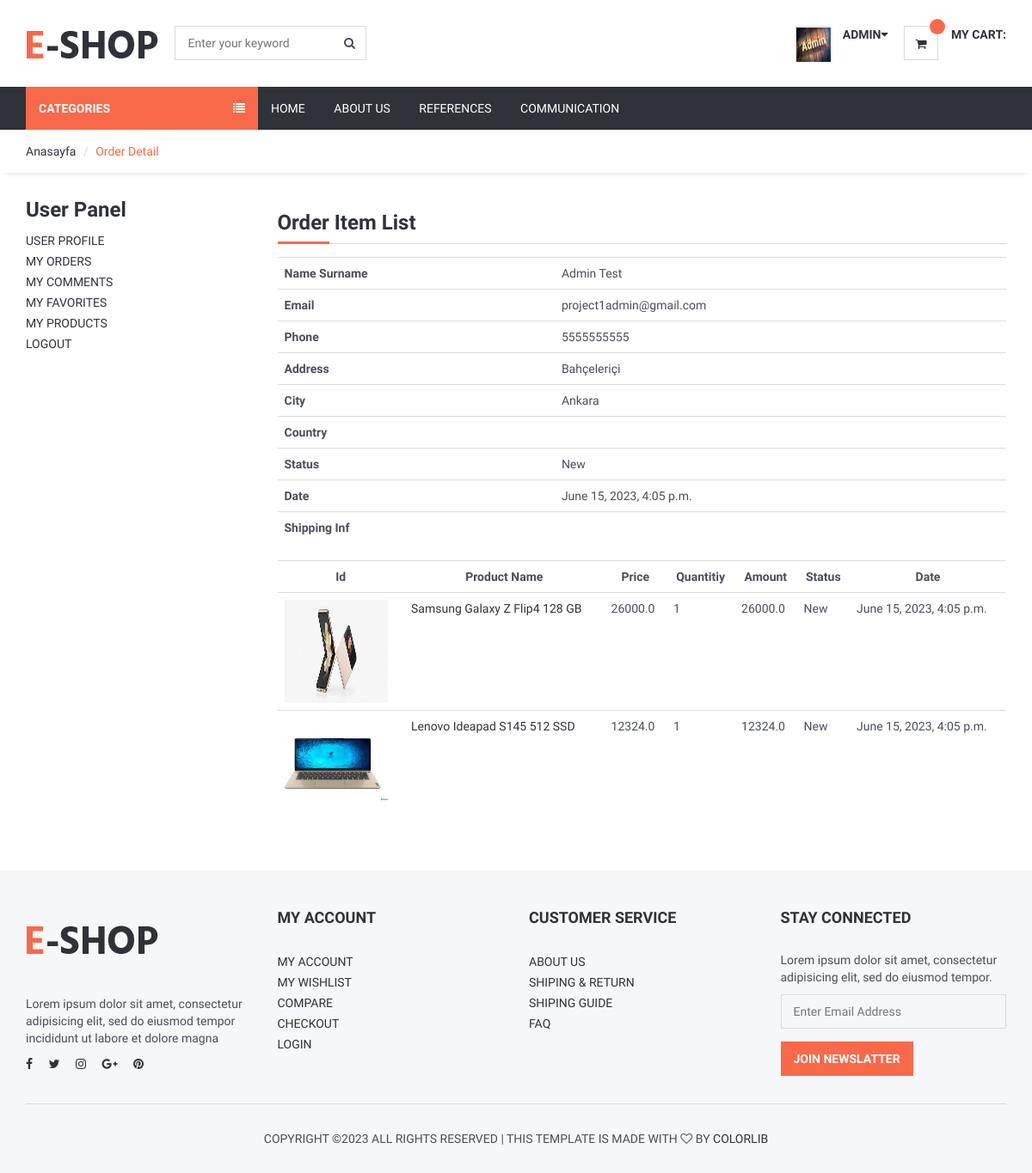
Page /user/orderdetail/21 (signed in) on the committed database.
### user/models.py (models this page shows, shortened)
class UserProfile(models.Model):
    user = models.OneToOneField(User, on_delete=models.CASCADE)
    phone = models.CharField(max_length=10, help_text='(5xx-xxx-xx-xx)')
    address = models.CharField(max_length=150)
    city = models.CharField(max_length=150)
    country = models.CharField(max_length=150)
    image = models.ImageField( upload_to='images/users/', default='images/users/defaultprofile.jpeg')
    def image_tag(self):
        return mark_safe('<img src="{}" height="50" width="50"/>'.format(self.image.url))
    image_tag.short_description = 'Image'

### order/models.py (models this page shows, shortened)
class Order(models.Model):
    STATUS = (
        ('New', 'New'),
        ('Accepted', 'Accepted'),
        ('Preaparing', 'Preaparing'),
        ('Onshipping', 'Onshipping'),
        ('Completed', 'Completed'),
        ('Canceled', 'Canceled'),
    )
    user = models.ForeignKey(User, on_delete=models.SET_NULL, null=True)
    code = models.CharField(max_length=5, editable=False)
    first_name = models.CharField(max_length=10)
    last_name = models.CharField(max_length=10)
    phone = models.CharField(blank=True, max_length=20)
    address = models.CharField(blank=True, max_length=150)
    city = models.CharField(blank=True, max_length=20)
    country = models.CharField(blank=True, max_length=20)
    total = models.FloatField()
    status = models.CharField(max_length=10, choices=STATUS, default='New')
    ip = models.CharField(blank=True, max_length=20)
    adminnote = models.CharField(blank=True, max_length=100)
    create_at = models.DateTimeField(auto_now_add=True)
    update_at = models.DateTimeField(auto_now=True)

class OrderProduct(models.Model):
    STATUS = (
        ('New', 'New'),
        ('Accepted', 'Accepted'),
        ('Canceled', 'Canceled'),
    )
    order = models.ForeignKey(Order, on_delete=models.CASCADE)
    user = models.ForeignKey(User, on_delete=models.CASCADE)
    product = models.ForeignKey(Product, on_delete=models.CASCADE)
    quantity = models.IntegerField()
    price = models.FloatField()
    amount = models.FloatField()
    status = models.CharField(max_length=10, choices=STATUS, default='New')
    create_at = models.DateTimeField(auto_now_add=True)
    update_at = models.DateTimeField(auto_now=True)

### product/models.py (models this page shows, shortened)
class Product(models.Model):
    STATUS = (
        ('true', 'evet'),
        ('false', 'hayır'),
    )
    category = models.ForeignKey(Category, on_delete=models.CASCADE)
    title = models.CharField(max_length=140)
    keywords = models.CharField(max_length=255)
    description = models.CharField(max_length=255)
    image = models.ImageField(blank=True,
                              upload_to='images/', default='images/resimyok.jpeg')
    price = models.DecimalField(max_digits=10, decimal_places=2)
    amount = models.IntegerField()
    detail = RichTextUploadingField()
    slug = AutoSlugField(populate_from='title')
    status = models.CharField(max_length=10, choices=STATUS)
    create_at = models.DateTimeField(auto_now_add=True)
    update_at = models.DateTimeField(auto_now=True)
    class Meta:
        verbose_name = 'product'
        verbose_name_plural = 'products'
    def image_tag(self):
        return mark_safe('<img src="{}" height="50" width="50"/>'.format(self.image.url))
    image_tag.short_description = 'Image'

### user/views.py (the view)
# urls.py: path('orderdetail/<int:id>', views.orderdetail, name='orderdetail'),
@login_required(login_url='/login')
def orderdetail(request, id):
    category = Category.objects.all()
    order = Order.objects.get(user_id=request.user.id, id=id)
    orderitems = OrderProduct.objects.filter(order_id=id)
    context = {
        'category': category,
        'order': order,
        'orderitems': orderitems,
    }
    return render(request, 'user_orderdetail.html', context)

### templates/user_orderdetail.html (shortened to what this page needs)
{% extends 'homebase.html' %}
{% block sidebar %}
  {% include 'sidebar.html' %}
{% endblock %}
{% block content %}
  <div id="breadcrumb">
    <div class="container">
      <ul class="breadcrumb">
        <li>
          <a href="/">Anasayfa</a>
        </li>
        <li class="active">Order Detail</li>
      </ul>
    </div>
  </div>
  <div class="section">
    <div class="container">
      <div class="row">
        <div class="col-md-3">
          <div class="billing-details">
            {% include 'user_panel.html' %}
          </div>
        </div>
        <div class="col-md-9">
          <div class="section-title">
            <h3>Order Item List</h3>
          </div>
          <table class="Cart-table table">
            <tr>
              <th class="text-left">Name Surname</th>
              <td class="text-left">{{ order.user.first_name }} {{ order.user.last_name }}</td>
            </tr>
            <tr>
              <th class="text-left">Email</th>
              <td class="text-left">{{ order.user.email }}</td>
            </tr>
            <tr>
              <th class="text-left">Phone</th>
              <td class="text-left">{{ order.phone }}</td>
            </tr>
            <tr>
              <th class="text-left">Address</th>
              <td class="text-left">{{ order.address }}</td>
            </tr>
            <tr>
              <th class="text-left">City</th>
              <td class="text-left">{{ order.city }}</td>
            </tr>
            <tr>
              <th class="text-left">Country</th>
              <td class="text-left">{{ order.country }}</td>
            </tr>
            <tr>
                <th class="text-left">Status</th>
                <td class="text-left">{{ order.status }}</td>
              </tr>
              <tr>
                <th class="text-left">Date</th>
                <td class="text-left">{{ order.create_at }}</td>
              </tr>
              <tr>
                <th class="text-left">Shipping Inf</th>
                <td class="text-left">{{ order.adminnote }}</td>
              </tr>
          </table>
          <table class="Cart-table table">
            <tr>
              <th class="text-center">Id</th>
              <th class="text-center">Product Name</th>
              <th class="text-center">Price</th>
              <th class="text-center">Quantitiy</th>
              <th class="text-center">Amount</th>
              <th class="text-center">Status</th>
              <th class="text-center">Date</th>
            </tr>
            {% for rs in orderitems %}
              <tr>
                <td class="text-left">
                  <a href="/product/{{ rs.product_id }}/{{ rs.product.slug }}"><img src="{{ rs.product.image.url }}" height="120" width="120" alt="" /></a>
                </td>
                <td class="text-left"><a href="product/{{ rs.product_id }}/{{ rs.slug }}">{{ rs.product.title }}</a></td>
                <td class="text-left">{{ rs.price }}</td>
                <td class="text-left">{{ rs.quantity }}</td>
                <td class="text-left">{{ rs.amount }}</td>
                <td class="text-left">{{ rs.status }}</td>
                <td class="text-left">{{ rs.create_at }}</td>
              </tr>
            {% endfor %}
          </table>
        </div>
      </div>
    </div>
  </div>
{% endblock %}

### templates/homebase.html (shortened to what this page needs)
<!DOCTYPE html>
<html lang="en">
<head>
    {% load static %}
	<link type="text/css" rel="stylesheet" href="{% static 'css/bootstrap.min.css' %}" />
	<link type="text/css" rel="stylesheet" href="{% static 'css/slick.css' %}" />
	<link type="text/css" rel="stylesheet" href="{% static 'css/slick-theme.css' %}" />
	<link type="text/css" rel="stylesheet" href="{% static 'css/nouislider.min.css' %}" />
	<link rel="stylesheet" href="{% static 'css/font-awesome.min.css' %}">
	<link type="text/css" rel="stylesheet" href="{% static 'css/style.css' %}" />
	<link rel="stylesheet" href="https://ajax.googleapis.com/ajax/libs/jqueryui/1.11.4/themes/smoothness/jquery-ui.css">
</head>
<body>
    {% include 'header.html' %}
    {% block sidebar %}    {% endblock %}
    {% block content %}    {% endblock %}
    {% block footer %}  {% include 'footer.html' %}  {% endblock %}
</body>
</html>

### templates/header.html (shortened to what this page needs)
{% load static %}
<header>
  <div id="header">
    <div class="container">
      <div class="pull-left">
        <div class="header-logo">
          <a class="logo" href="/"><img src="{%static './img/logo.png' %}" alt="" /></a>
        </div>
        <div class="header-search">
          <form action="/search_auto/" method="post">
            <input id="query" name="query" class="input search" type="text" placeholder="Enter your keyword" />
            <button class="search-btn"><i class="fa fa-search"></i></button>
          </form>
        </div>
      </div>
      <div class="pull-right">
        <ul class="header-btns">
        {% if request.user.is_authenticated %}
          <li class="header-account dropdown default-dropdown">
            <div class="dropdown-toggle" role="button" data-toggle="dropdown" aria-expanded="true">
              <div class="header-btns-icon">
                <i> <img src="{{user.userprofile.image.url}}" style="width: 40px; height: 40px;" alt=""> </i>
            </div>
              <strong class="text-uppercase">{{user.first_name}}<i class="fa fa-caret-down"></i></strong>
            </div>
            {% else %}
            <li>
            <a href="/login/" class="fa fa-user-o"> LOGIN</a> <br>
            <a href="/register/" class="fa fa-user-plus">REGISTER</a>
          </li>
            {% endif %}
          </li>
          <li class="header-cart dropdown default-dropdown">
            <a href="/shopcart">
              <div class="header-btns-icon">
                <i class="fa fa-shopping-cart"></i>
                <span class="qty">{{request.session.cart_items}}</span>
              </div>
              <strong class="text-uppercase">My Cart:</strong>
            </a>
          </li>
        </ul>
      </div>
    </div>
  </div>
</header>

### templates/sidebar.html (shortened to what this page needs)
{% load static %}
<div id="navigation">
  <div class="container">
    <div id="responsive-nav">
      {% if page %}
      <div class="category-nav">
      {% else %}
      <div class="category-nav show-on-click ">
      {% endif %}
        <span class="category-header">Categories <i class="fa fa-list"></i></span>
          {% load mptt_tags %}
      </div>
      <div class="menu-nav">
        <ul class="menu-list">
          <li>
            <a href="/">Home</a>
          </li>
          <li>
            <a href="/aboutus">About Us</a>
          </li>
          <li>
            <a href="/references">References</a>
          </li>
          <li>
            <a href="/contact">Communication</a>
          </li>
        </ul>
      </div>
    </div>
  </div>
</div>

### templates/user_panel.html
<div class="aside">
  <h3>User Panel</h3>
  <ul class="list-links">
    <li>
      <a href="/user">User Profile</a>
    </li>
    <li>
      <a href="/user/orders">My Orders</a>
    </li>
    <li>
      <a href="/user/comments">My Comments</a>
    </li>
    <li>
      <a href="/user/favorits">My Favorites</a>
    </li>
    <li>
      <a href="/user/products">My Products</a>
    </li>
    <li>
      <a href="/logout">Logout</a>
    </li>
  </ul>
</div>

### templates/footer.html (shortened to what this page needs)
{% load static %}
	<footer id="footer" class="section section-grey">
		<div class="container">
			<div class="row">
				<div class="col-md-3 col-sm-6 col-xs-6">
					<div class="footer">
						<div class="footer-logo">
							<a class="logo" href="#">
		            <img src="{% static 'img/logo.png' %}" alt="">
		          </a>
						</div>
						<p>Lorem ipsum dolor sit amet, consectetur adipisicing elit, sed do eiusmod tempor incididunt ut labore et dolore magna</p>
						<ul class="footer-social">
							<li><a href="#"><i class="fa fa-facebook"></i></a></li>
							<li><a href="#"><i class="fa fa-twitter"></i></a></li>
							<li><a href="#"><i class="fa fa-instagram"></i></a></li>
							<li><a href="#"><i class="fa fa-google-plus"></i></a></li>
							<li><a href="#"><i class="fa fa-pinterest"></i></a></li>
						</ul>
					</div>
				</div>
				<div class="col-md-3 col-sm-6 col-xs-6">
					<div class="footer">
						<h3 class="footer-header">My Account</h3>
						<ul class="list-links">
							<li><a href="#">My Account</a></li>
							<li><a href="#">My Wishlist</a></li>
							<li><a href="#">Compare</a></li>
							<li><a href="#">Checkout</a></li>
							<li><a href="#">Login</a></li>
						</ul>
					</div>
				</div>
				<div class="col-md-3 col-sm-6 col-xs-6">
					<div class="footer">
						<h3 class="footer-header">Customer Service</h3>
						<ul class="list-links">
							<li><a href="#">About Us</a></li>
							<li><a href="#">Shiping & Return</a></li>
							<li><a href="#">Shiping Guide</a></li>
							<li><a href="#">FAQ</a></li>
						</ul>
					</div>
				</div>
				<div class="col-md-3 col-sm-6 col-xs-6">
					<div class="footer">
						<h3 class="footer-header">Stay Connected</h3>
						<p>Lorem ipsum dolor sit amet, consectetur adipisicing elit, sed do eiusmod tempor.</p>
						<form>
							<div class="form-group">
								<input class="input" placeholder="Enter Email Address">
							</div>
							<button class="primary-btn">Join Newslatter</button>
						</form>
					</div>
				</div>
			</div>
			<hr>
			<div class="row">
				<div class="col-md-8 col-md-offset-2 text-center">
					<div class="footer-copyright">
						Copyright &copy;<script>document.write(new Date().getFullYear());</script> All rights reserved | This template is made with <i class="fa fa-heart-o" aria-hidden="true"></i> by <a href="https://colorlib.com" target="_blank">Colorlib</a>
					</div>
				</div>
			</div>
		</div>
	</footer>

### rows in the picture
Order: user.first_name "Admin", user.last_name "Test", user.email "project1admin@gmail.com", phone "5555555555", address "Bahçeleriçi", city "Ankara", status "New", create_at "June 15, 2023, 4:05 p.m."
OrderProduct: product.image (picture), product "Samsung Galaxy Z Flip4 128 GB", price "26000.0", quantity "1", amount "26000.0", status "New", create_at "June 15, 2023, 4:05 p.m."
OrderProduct: product.image (picture), product "Lenovo Ideapad S145 512 SSD", price "12324.0", quantity "1", amount "12324.0", status "New", create_at "June 15, 2023, 4:05 p.m."

### other values in the picture
{{ user.first_name }} "ADMIN"
